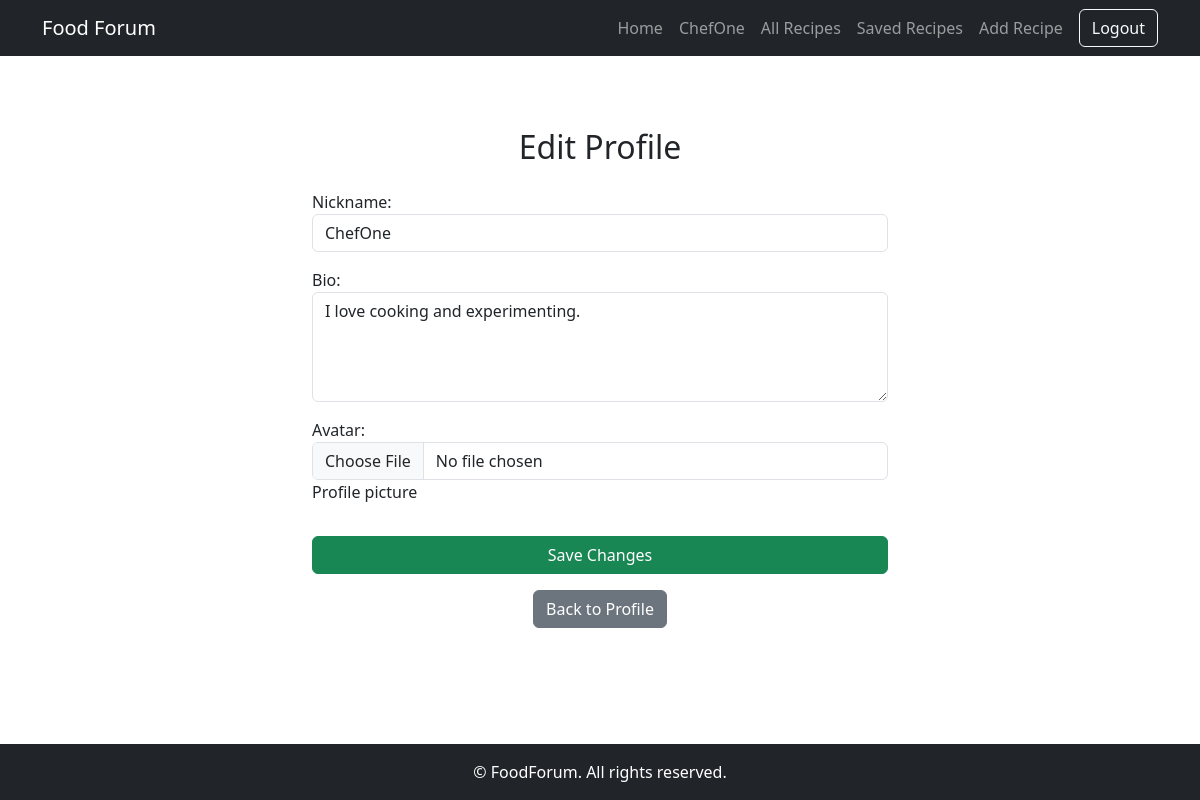
Page /forum/profile/edit/ (signed in) on the committed database.
### forum/models.py (models this page shows, shortened)
class FoodForumUser(AbstractUser):
    nickname = models.CharField(
        max_length=30,
        unique=True,
        validators=[MinLengthValidator(2)],
    )
    bio = models.TextField(
        blank=True,
    )
    avatar = models.ImageField(
        upload_to="avatars/",
        blank=True,
        null=True,
        help_text="Profile picture"
    )
    reputation = models.PositiveIntegerField(default=0)
    is_active_contributor = models.BooleanField(default=True)
    groups = models.ManyToManyField(
        "auth.Group",
        related_name="foodforum_users",
        blank=True,
        help_text="The groups this user belongs to."
    )
    user_permissions = models.ManyToManyField(
        "auth.Permission",
        related_name="foodforum_users_permissions",
        blank=True,
        help_text="Specific permissions for this user."
    )
    class Meta:
        verbose_name = "FoodForum User"
        verbose_name_plural = "FoodForum Users"

### forum/views.py (the view)
# urls.py: path('profile/edit/', ProfileUpdateView.as_view(), name='profile-edit'),
class ProfileUpdateView(LoginRequiredMixin, UpdateView):
    model = FoodForumUser
    form_class = ProfileUpdateForm
    template_name = "forum/profile_edit.html"
    success_url = reverse_lazy("forum:profile")
    def get_object(self):
        return self.request.user

### forum/forms.py
class ProfileUpdateForm(forms.ModelForm):
    class Meta:
        model = FoodForumUser
        fields = ['nickname', 'bio', 'avatar']
        widgets = {
            'nickname': forms.TextInput(attrs={'class': 'form-control'}),
            'bio': forms.Textarea(attrs={'class': 'form-control', 'rows': 4}),
            'avatar': forms.ClearableFileInput(attrs={'class': 'form-control'}),
        }

### templates/forum/profile_edit.html (shortened to what this page needs)
{% extends "base.html" %}
{% load static %}
{% block content %}
<div class="container mt-5" style="max-width: 600px;">
    <h2 class="mb-4 text-center">Edit Profile</h2>
    <form method="post" enctype="multipart/form-data">
        {{ form.as_p }}
        <button type="submit" class="btn btn-success w-100 mt-3">Save Changes</button>
    </form>
    <div class="mt-3 text-center">
        <a href="{% url 'forum:profile' %}" class="btn btn-secondary">Back to Profile</a>
    </div>
</div>
{% endblock %}

### templates/includes/navbar.html (shortened to what this page needs)
<nav class="navbar navbar-expand-lg navbar-dark bg-dark">
    <div class="container">
        <a class="navbar-brand" href="{% url 'forum:forum-home' %}">Food Forum</a>
        <div class="collapse navbar-collapse" id="navbarNav">
            <ul class="navbar-nav ms-auto align-items-center">
                <li class="nav-item">
                    <a class="nav-link" href="{% url 'forum:forum-home' %}">Home</a>
                </li>
                {% if request.user.is_authenticated %}
                    <li class="nav-item">
                        <a class="nav-link" href="{% url 'forum:profile' %}">{{ request.user.nickname }}</a>
                    </li>
                    <li class="nav-item">
                        <a class="nav-link" href="{% url 'forum:all-recipes' %}">All Recipes</a>
                    </li>
                    <li class="nav-item">
                        <a class="nav-link" href="{% url 'forum:saved-recipes' %}">Saved Recipes</a>
                    </li>
                    <li class="nav-item">
                        <a class="nav-link" href="{% url 'forum:recipe-add' %}">Add Recipe</a>
                    </li>
                    <li class="nav-item">
                        <form method="post" action="{% url 'logout' %}" class="d-inline">
                            <button type="submit" class="btn btn-outline-light ms-2">Logout</button>
                        </form>
                    </li>
                {% endif %}
            </ul>
        </div>
    </div>
</nav>

### static/css/styles.css (style rules this page uses)
input, textarea, select { border-radius: 8px; border: 1px solid #ccc; padding: 8px 12px; width: 100%; }

### rows in the picture
FoodForumUser: user.nickname "ChefOne", nickname "ChefOne", bio "I love cooking and experimenting."
